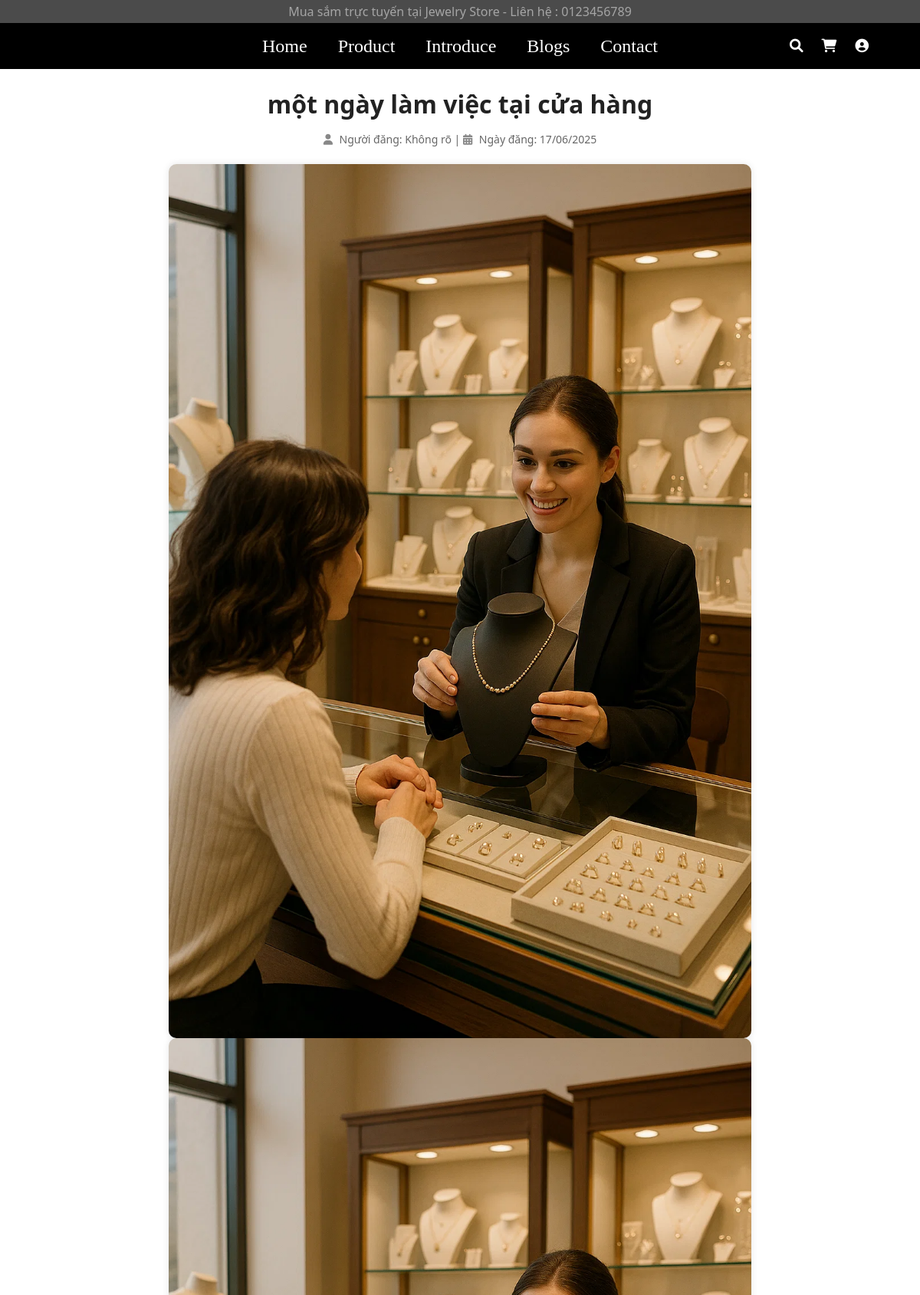
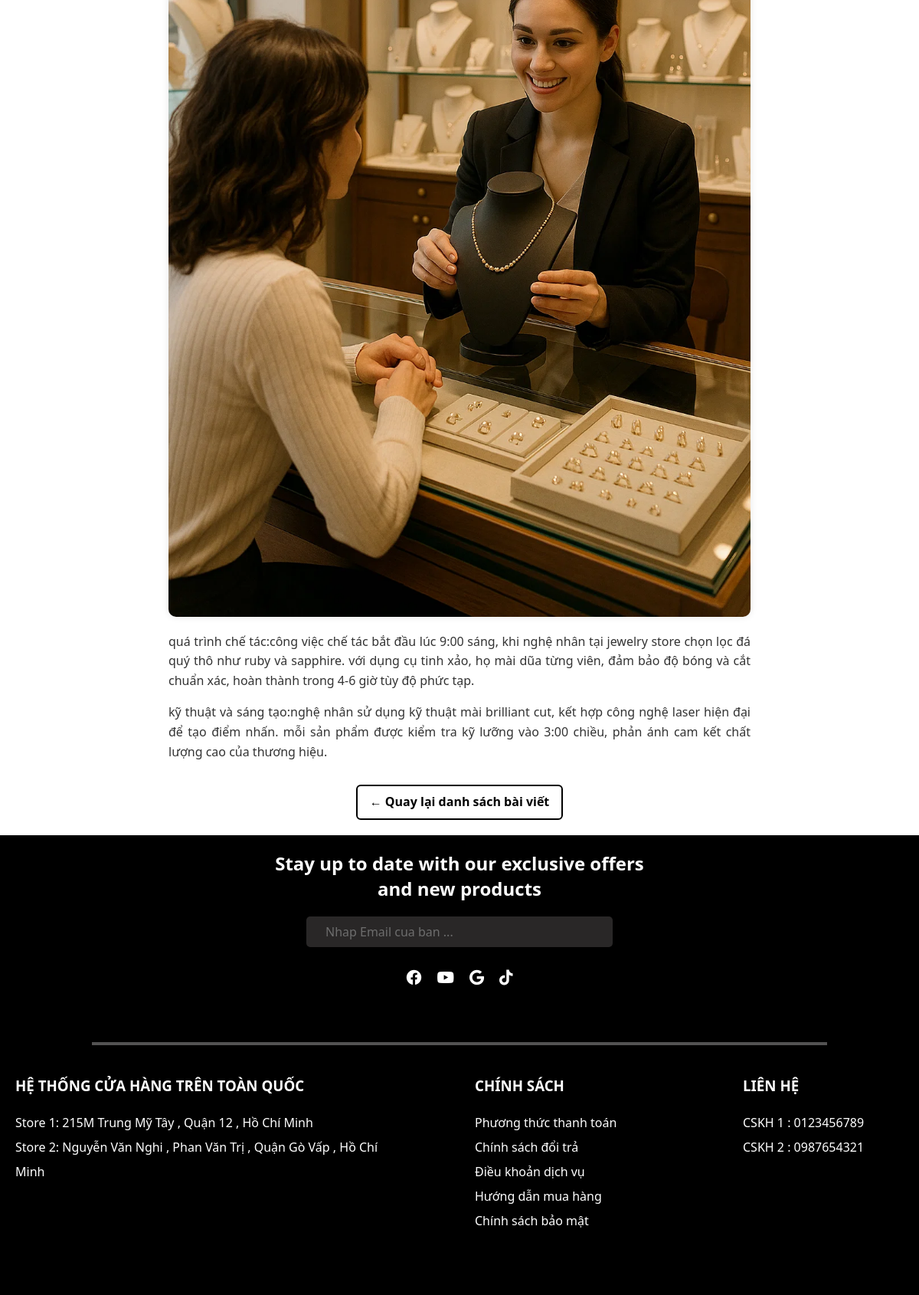
Screenshot of /pages/blogs-detail.php?id=9 with the database file from the repository (2 pictures, top to bottom).
### tables this page shows
create table `bai_viet` (
  `id_bai_viet` int(11) not null auto_increment,
  `tieu_de` varchar(255) not null,
  `slug` varchar(255) not null unique, 
  `tom_tat` varchar(500), 
  `hinh_anh` varchar(1000) default null,
  `ngay_dang` timestamp default current_timestamp(),
  `ngay_cap_nhat` timestamp default current_timestamp() on update current_timestamp(),
  `id_danh_muc` int(11) not null,
  `id_nguoi_tao` int(11) not null,
  `trang_thai` enum('draft', 'published', 'archived') default 'draft',
  primary key (`id_bai_viet`),
  foreign key (`id_danh_muc`) references `danh_muc_bai_viet`(`id_danh_muc`) on delete restrict on update cascade,
  foreign key (`id_nguoi_tao`) references `quan_tri_vien`(`id_quan_tri`) on delete restrict on update cascade
);

create table `chi_tiet_bai_viet` (
  `id_chi_tiet_bai_viet` int(11) not null auto_increment, 
  `id_bai_viet` int(11) not null,
  `noi_dung` text not null,
  `hinh_anh` varchar(1000) default null,
  `created_at` timestamp not null default current_timestamp(),
  primary key (`id_chi_tiet_bai_viet`),
  foreign key (`id_bai_viet`) references `bai_viet`(`id_bai_viet`) on delete cascade on update cascade 
);

### pages/blogs-detail.php (the view, shortened to what this page needs)
<?php
include '../includes/connect.php';
$id = isset($_GET['id']) ? intval($_GET['id']) : 0;
$sql = "SELECT bv.tieu_de, ct.noi_dung, ct.hinh_anh, ct.created_at, qtv.ho_ten
        FROM bai_viet bv
        JOIN chi_tiet_bai_viet ct ON bv.id_bai_viet = ct.id_bai_viet
        JOIN quan_tri_vien qtv ON bv.id_nguoi_tao = qtv.id_quan_tri
        WHERE bv.id_bai_viet = ?";
$stmt = $conn->prepare($sql);
$stmt->bind_param("i", $id);
$stmt->execute();
$result = $stmt->get_result();
$bv = $result->fetch_assoc();
?>
<link rel="stylesheet" href="/JewelryStore/css/style.css">
<link rel="stylesheet" href="/JewelryStore/css/blog_detail.css">
<link rel="stylesheet" href="https://cdnjs.cloudflare.com/ajax/libs/font-awesome/6.0.0-beta3/css/all.min.css">
<?php include '../includes/header.php'; ?>
<div class="blog-detail">
    <h1 class="blog-title"><?= htmlspecialchars($bv['tieu_de']) ?></h1>
    <div class="blog-meta">
        <i class="fas fa-user"></i> Người đăng: <?= htmlspecialchars($bv['ten_quan_tri_vien'] ?? 'Không rõ') ?> |
        <i class="fas fa-calendar-alt"></i> Ngày đăng: <?= date("d/m/Y", strtotime($bv['created_at'])) ?>
    </div>
    <div class="blog-content">
        <?php
        $noidung = trim($bv['noi_dung']);
        $doan = preg_split('/\r\n|\r|\n/', $noidung);
        if (!empty($bv['hinh_anh'])) {
            echo '<div class="blog-middle-image-wrapper">';
            echo '<img class="blog-middle-image" src="/JewelryStore/images/blogs-detail/' . htmlspecialchars($bv['hinh_anh']) . '" alt="Ảnh giữa bài">';
            echo '<img class="blog-middle-image" src="/JewelryStore/images/blog-detail/' . htmlspecialchars($bv['hinh_anh']) . '" alt="Ảnh giữa bài">';
            echo '</div>';
        }
        echo '<div class="blog-paragraphs">';
        foreach ($doan as $dong) {
            if (trim($dong) === '') continue;
            echo '<p>' . htmlspecialchars($dong) . '</p>';
        }
        echo '</div>';
        ?>
    </div>
    <div class="back-button">
        <a href="blogs.php">&larr; Quay lại danh sách bài viết</a>
    </div>
</div>
<?php include '../includes/footer.php'; ?>

### includes/header.php (shortened to what this page needs)
<head>
    <link rel="stylesheet" href="/Jewelry%20Store/css/style.css">
</head>
<body>
    <header>
        <div class="topbar">
            <p>Mua sắm trực tuyến tại Jewelry Store - Liên hệ : 0123456789</p>
        </div>
        <div class="menu-bar">
            <nav>
                <ul>
                    <li><a href="../../Jewelry Store/index.php">Home</a></li>
                    <li><a href="../../Jewelry Store/pages/products.php">Product</a></li>
                    <li><a href="../../Jewelry Store/index.php#introduce-page">Introduce</a></li>
                    <li><a href="../../Jewelry Store/pages/blogs.php">Blogs</a></li>
                    <li><a href="../../Jewelry Store/pages/contact.php">Contact</a></li>
                </ul>
            </nav>
            <div class="box-icon">
               <i class="fa-solid fa-magnifying-glass" id="cart-search-icon"></i>
               <i class="fa-solid fa-cart-shopping " id="cart-shopping-icon"></i>
               <div class="user-icon-container">
                   <i class="fa-solid fa-circle-user" id="cart-user-icon" onclick="toggleLoginForm()"></i>
               </div>
            </div>
        </div>
    </header>
</body>

### includes/footer.php
<head>
    <link rel="stylesheet" href="/Jewelry%20Store/css/style.css"/>
</head>
     <footer>
            <div class="footer-top">
                <h2>Stay up to date with our exclusive offers<br />and new products</h2>
                <div class="box-input-footer"><input type="text" placeholder="Nhap Email cua ban ..."></div>
                <div class="footer-icon">
                    <i class="fa-brands fa-facebook"></i>
                    <i class="fa-brands fa-youtube"></i>
                    <i class="fa-brands fa-google"></i>
                    <i class="fa-brands fa-tiktok"></i>
                </div>
            </div>
            <hr style="width: 80%; margin: 20px auto; border: 2px solid #535252;" />
            <div class="footer-under ">
                <div class="text-footer">
                    <h3>HỆ THỐNG CỬA HÀNG TRÊN TOÀN QUỐC</h3>
                    <p>Store 1: 215M Trung Mỹ Tây , Quận 12 , Hồ Chí Minh<br />Store 2: Nguyễn Văn Nghi , Phan Văn Trị ,
                        Quận Gò Vấp , Hồ Chí Minh</p>
                </div>
                <div class="text-footer">
                    <h3>CHÍNH SÁCH</h3>
                    <p> Phương thức thanh toán<br /> Chính sách đổi trả <br /> Điều khoản dịch vụ <br /> Hướng dẫn mua
                        hàng<br /> Chính sách bảo mật</p>
                </div>
                <div class="text-footer">
                    <h3>LIÊN HỆ</h3>
                    <p>CSKH 1 : 0123456789<br />
                        CSKH 2 : 0987654321</p>
                </div>
            </div>
        </footer>

### css/style.css (style rules this page uses)
* { box-sizing: border-box; margin : 0 ; padding : 0; }
ul { list-style-type: none; }
header { width: 100%; height:auto; background-color: rgb(255, 255, 255); }
.topbar { width:100%; height: 30px; background-color: rgb(75, 75, 75); display: flex; align-items: center; justify-content: center; }
.topbar p { font-size: 1rem; font-family :'Segoe UI', Tahoma, Geneva, Verdana, sans-serif; color: rgb(165, 165, 165); }
.menu-bar { width: 100%; height : 60px; background-color: rgb(0, 0, 0); display: flex; justify-content: space-between; align-items: center; }
.menu-bar > nav > ul { display: flex; list-style-type: none ; }
nav ul li { padding: 10px 20px; }
nav ul li a { text-decoration: none; font-size: 1.5rem; color: rgb(255, 255, 255); }
#cart-shopping-icon { color: white; font-size: 1.1rem; padding: 0 10px; }
#cart-search-icon { color: white; font-size: 1.1rem; padding: 0 10px; }
#cart-user-icon { color: white; font-size: 1.1rem; padding: 0 10px; }
.box-icon { padding-left: 5%; width: 20%; }
input { width:70%; height : 50px; border : none ; outline: none; background-color: rgb(214, 214, 214); }
footer { background-color: rgb(0, 0, 0); width: 100%; height : 600px; display: flex; flex-direction: column; align-items: center; }
.footer-top { display: flex; background-color: rgb(0, 0, 0); height:250px; flex-direction: column; }
.footer-under { background-color: rgb(0, 0, 0); display: grid; grid-template-columns: 1fr 0.5fr 0.5fr; column-gap: 100px; justify-content: center; }
.footer-top > h2 { font-family: 'Segoe UI', Tahoma, Geneva, Verdana, sans-serif; font-size: 1.5em; color:white; text-align: center; padding-top: 20px; justify-items: center; }
.box-input-footer { display: flex; justify-content: center; align-items: center; padding-top: 20px; }
.box-input-footer > input { font-family: 'Segoe UI', Tahoma, Geneva, Verdana, sans-serif; width: 400px; height: 40px; background-color: rgb(41, 39, 39); border: none; border-radius: 5px; padding-left: 20px; font-size: 1em; color:rgb(223, 223, 223) }
.footer-icon { display: flex; justify-content: center; align-items: center; padding-top: 30px; }
.footer-icon > i { color: white; padding: 0 10px; font-size: 20px; }
.text-footer { font-family: 'Segoe UI', Tahoma, Geneva, Verdana, sans-serif; font-size: 1em; color:white; padding-top: 20px; padding-left: 20px; }
.text-footer > p { font-family: 'Segoe UI', Tahoma, Geneva, Verdana, sans-serif; font-size: 1em; color:white; line-height: 2; padding-top: 20px; }

### css/blog_detail.css (style rules this page uses)
.blog-detail { max-width: 800px; margin: 0 auto; padding: 20px; font-family: "Segoe UI", sans-serif; line-height: 1.6; }
.blog-title { text-align: center; font-size: 32px; margin-bottom: 10px; color: #222; }
.blog-meta { text-align: center; color: #666; font-size: 14px; margin-bottom: 20px; }
.blog-meta i { margin-right: 5px; color: #888; }
.blog-middle-image-wrapper { text-align: center; margin: 20px 0; }
.blog-middle-image { max-width: 100%; height: auto; border-radius: 10px; box-shadow: 0 0 10px rgba(0,0,0,0.1); }
.blog-paragraphs p { margin-bottom: 16px; text-align: justify; font-size: 16px; color: #333; }
.back-button { margin-top: 30px; text-align: center; }
.back-button a { display: inline-block; text-decoration: none; color: #000; border: 2px solid #000; padding: 8px 16px; border-radius: 6px; font-weight: bold; transition: all 0.3s ease; }

### includes/header.php (style rules this page uses)
.user-icon-container { position: relative; display: inline-block; }

### rows the page displays
bai_viet: tieu_de "một ngày làm việc tại cửa hàng", chi_tiet_bai_viet.created_at "17/06/2025", chi_tiet_bai_viet.hinh_anh (picture), chi_tiet_bai_viet.noi_dung "quá trình chế tác:công việc chế tác bắt đầu lúc 9:00 sáng, khi nghệ nhân tại jewelry store chọn lọc đá quý thô như ruby và sapphire. với dụng cụ tinh xảo, họ mài dũa từng viên, đảm bảo độ bóng và cắt chuẩn xác, hoàn thành trong 4-6 giờ tùy độ phức tạp.", chi_tiet_bai_viet.noi_dung "kỹ thuật và sáng tạo:nghệ nhân sử dụng kỹ thuật mài brilliant cut, kết hợp công nghệ laser hiện đại để tạo điểm nhấn. mỗi sản phẩm được kiểm tra kỹ lưỡng vào 3:00 chiều, phản ánh cam kết chất lượng cao của thương hiệu."

### other values shown
$bv['ten_quan_tri_vien'] "Không rõ"
